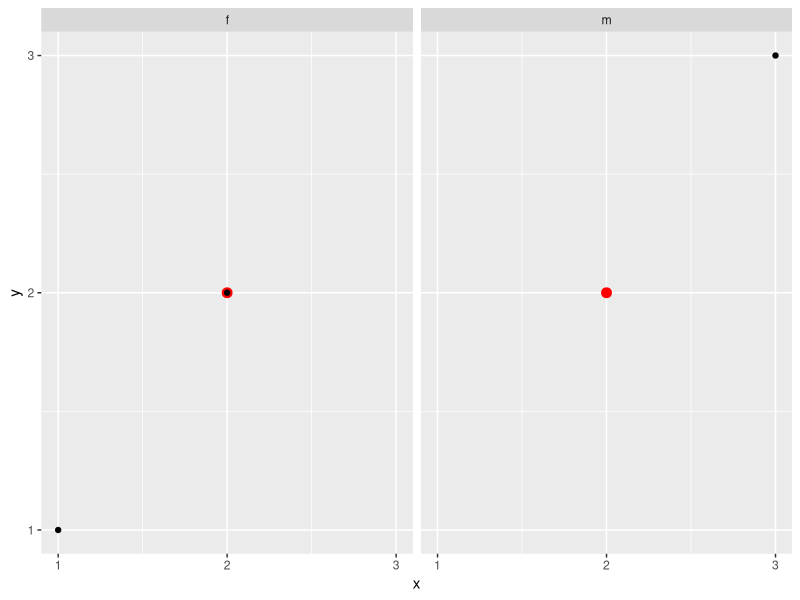

Reproduce this figure in R.
library(ggplot2)
df1 <- data.frame(x = 1:3, y = 1:3, gender = c("f", "f", "m"))
df2 <- data.frame(x = 2, y = 2)

ggplot(df1, aes(x, y)) + 
  geom_point(data = df2, colour = "red", size = 3) + 
  geom_point() + 
  facet_wrap(~gender) +
  scale_x_continuous(breaks = 1:3) +
  scale_y_continuous(breaks = 1:3)
